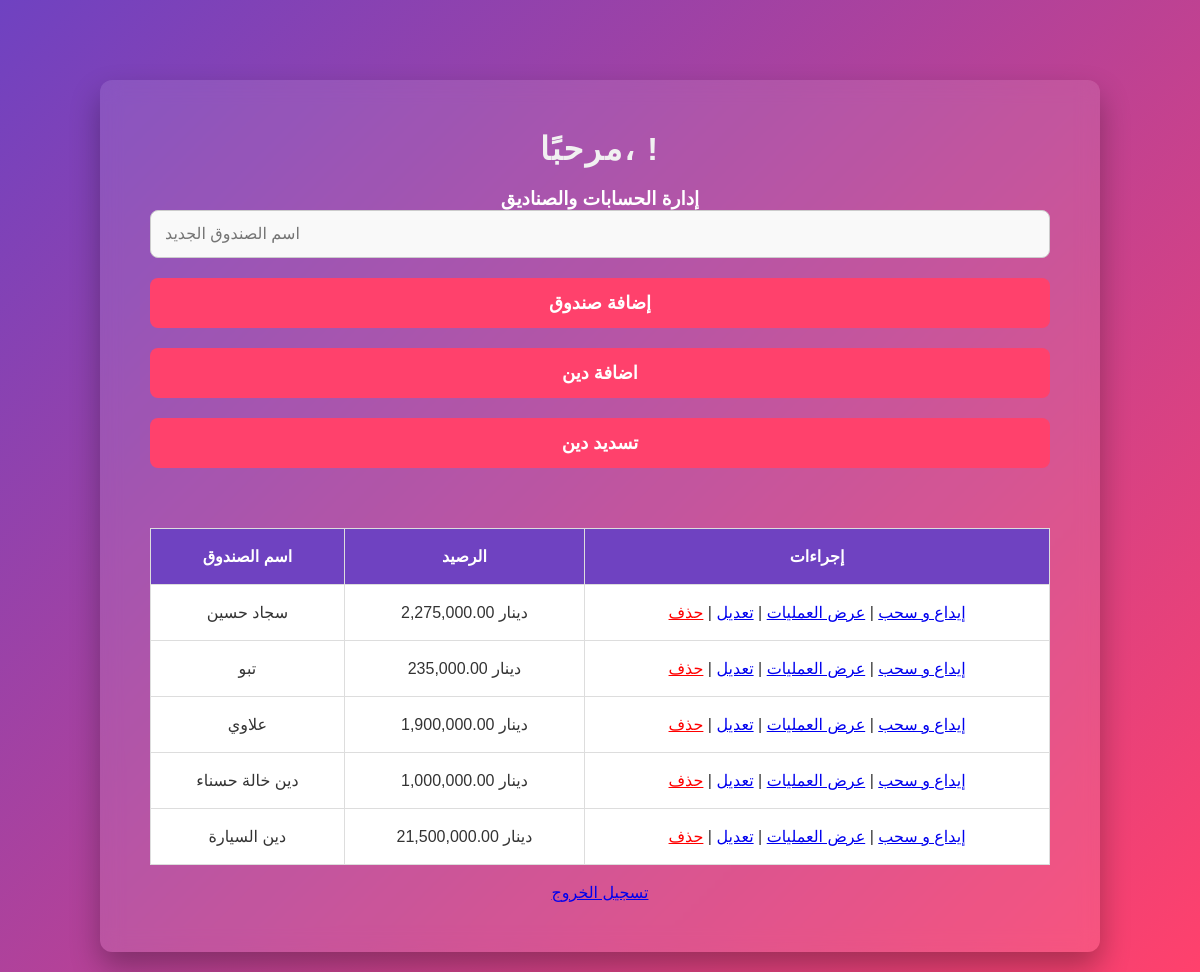
/dashboard.php (signed in), run on the app's committed database.
### tables this page shows
CREATE TABLE `funds` (
  `id` int(11) NOT NULL,
  `name` varchar(100) NOT NULL,
  `balance` decimal(15,2) NOT NULL DEFAULT 0.00,
  `user_id` int(11) NOT NULL
);

### dashboard.php (the view, shortened to what this page needs)
<?php
include 'db.php';
$funds = $conn->query("SELECT * FROM funds");
?>
<!DOCTYPE html>
<html lang="ar">
<head>
    <link rel="stylesheet" href="styles.css">
</head>
<body>
    <div class="container">
        <h2>مرحبًا، <?php echo htmlspecialchars($_SESSION['username']); ?>!</h2>
        <h3>إدارة الحسابات والصناديق</h3>
        <form method="POST">
            <input type="text" name="fund_name" placeholder="اسم الصندوق الجديد" required>
            <button type="submit">إضافة صندوق</button>
        </form>
        <a href="debts.php">
            <button type="button">اضافة دين</button>
        </a>
        <a href="pay_debt.php">
            <button type="button">تسديد دين</button>
        </a>
        <table>
            <tr>
                <th>اسم الصندوق</th>
                <th>الرصيد</th>
                <th>إجراءات</th>
            </tr>
            <?php while ($fund = $funds->fetch_assoc()) { ?>
                <tr>
                    <td><?php echo htmlspecialchars($fund['name']); ?></td>
                    <td><?php echo number_format($fund['balance'], 2); ?> دينار</td>
                <td>
                      <a href="add_transaction.php?fund_id=<?php echo $fund['id']; ?>">إيداع و سحب</a> |
                     <a href="view_transactions.php?fund_id=<?php echo $fund['id']; ?>">عرض العمليات</a> |
                     <a href="edit_fund.php?fund_id=<?php echo $fund['id']; ?>">تعديل</a> |
                      <a href="delete_fund.php?fund_id=<?php echo $fund['id']; ?>" onclick="return confirm('هل أنت متأكد من حذف هذا الصندوق؟');" style="color: red;">حذف</a>
                </td>
                </tr>
            <?php } ?>
        </table>
        <br>
        <a href="logout.php">تسجيل الخروج</a>
    </div>
</body>
</html>

### styles.css (style rules this page uses)
body, h1, h2, h3, h4, h5, h6, p, ul, ol, li, a, table, th, td, input, select, button, textarea { margin: 0; padding: 0; box-sizing: border-box; }
body { font-family: 'Arial', sans-serif; background: linear-gradient(135deg, #6f42c1, #ff416c); color: #fff; text-align: center; padding: 20px; min-height: 100vh; display: flex; flex-direction: column; align-items: center; justify-content: flex-start; font-weight: 300; }
.container { background: rgba(255, 255, 255, 0.1); padding: 50px; border-radius: 12px; box-shadow: 0 15px 30px rgba(0, 0, 0, 0.3); width: 100%; max-width: 900px; text-align: center; margin-top: 60px; backdrop-filter: blur(10px); }
h2 { font-size: 32px; margin-bottom: 20px; color: #f1f1f1; letter-spacing: 2px; }
input, select, button, textarea { width: 100%; padding: 14px; margin-bottom: 20px; border-radius: 8px; border: 1px solid #ccc; font-size: 16px; color: #333; background-color: #f9f9f9; transition: all 0.3s ease; }
button { background-color: #ff416c; color: white; border: none; cursor: pointer; padding: 14px; border-radius: 8px; font-size: 18px; font-weight: 600; transition: background-color 0.3s ease, transform 0.2s ease; }
table { width: 100%; border-collapse: collapse; margin-top: 40px; }
table, th, td { border: 1px solid #ddd; }
th, td { padding: 18px; text-align: center; font-size: 16px; }
th { background-color: #6f42c1; color: white; font-weight: bold; }
td { background-color: #fff; color: #333; }

### data on the page
funds: name "سجاد حسين", balance "2,275,000.00"
funds: name "تبو", balance "235,000.00"
funds: name "علاوي", balance "1,900,000.00"
funds: name "دين خالة حسناء", balance "1,000,000.00"
funds: name "دين السيارة", balance "21,500,000.00"
